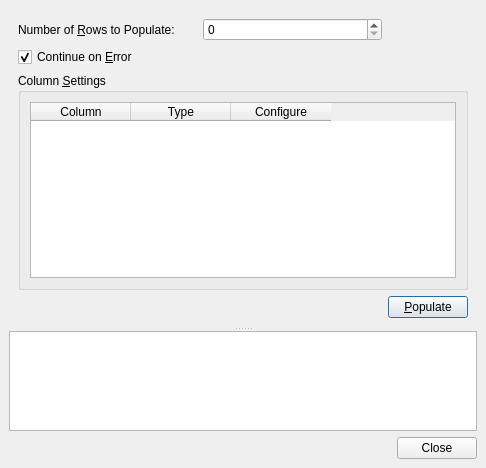
<?xml version="1.0" encoding="UTF-8"?>
<ui version="4.0">
 <class>PopulatorDialog</class>
 <widget class="QDialog" name="PopulatorDialog">
  <property name="geometry">
   <rect>
    <x>0</x>
    <y>0</y>
    <width>486</width>
    <height>468</height>
   </rect>
  </property>
  <property name="windowTitle">
   <string>Populate Table</string>
  </property>
  <layout class="QGridLayout">
   <property name="leftMargin">
    <number>9</number>
   </property>
   <property name="topMargin">
    <number>9</number>
   </property>
   <property name="rightMargin">
    <number>9</number>
   </property>
   <property name="bottomMargin">
    <number>9</number>
   </property>
   <property name="spacing">
    <number>6</number>
   </property>
   <item row="0" column="0">
    <widget class="QSplitter" name="splitter">
     <property name="orientation">
      <enum>Qt::Vertical</enum>
     </property>
     <widget class="QWidget" name="widget" native="true">
      <layout class="QGridLayout">
       <property name="leftMargin">
        <number>9</number>
       </property>
       <property name="topMargin">
        <number>9</number>
       </property>
       <property name="rightMargin">
        <number>9</number>
       </property>
       <property name="bottomMargin">
        <number>9</number>
       </property>
       <property name="spacing">
        <number>6</number>
       </property>
       <item row="0" column="0">
        <layout class="QHBoxLayout">
         <property name="spacing">
          <number>6</number>
         </property>
         <property name="leftMargin">
          <number>0</number>
         </property>
         <property name="topMargin">
          <number>0</number>
         </property>
         <property name="rightMargin">
          <number>0</number>
         </property>
         <property name="bottomMargin">
          <number>0</number>
         </property>
         <item>
          <widget class="QLabel" name="label">
           <property name="text">
            <string>Number of &amp;Rows to Populate:</string>
           </property>
           <property name="buddy">
            <cstring>spinBox</cstring>
           </property>
          </widget>
         </item>
         <item>
          <widget class="QSpinBox" name="spinBox">
           <property name="maximum">
            <number>1000</number>
           </property>
          </widget>
         </item>
        </layout>
       </item>
       <item row="2" column="0" colspan="2">
        <widget class="QGroupBox" name="groupBox">
         <property name="title">
          <string>Column &amp;Settings</string>
         </property>
         <layout class="QGridLayout">
          <property name="leftMargin">
           <number>9</number>
          </property>
          <property name="topMargin">
           <number>9</number>
          </property>
          <property name="rightMargin">
           <number>9</number>
          </property>
          <property name="bottomMargin">
           <number>9</number>
          </property>
          <property name="spacing">
           <number>6</number>
          </property>
          <item row="0" column="0">
           <widget class="QTableWidget" name="columnTable">
            <property name="alternatingRowColors">
             <bool>true</bool>
            </property>
            <property name="selectionMode">
             <enum>QAbstractItemView::SingleSelection</enum>
            </property>
            <property name="selectionBehavior">
             <enum>QAbstractItemView::SelectRows</enum>
            </property>
            <property name="columnCount">
             <number>3</number>
            </property>
            <column>
             <property name="text">
              <string>Column</string>
             </property>
            </column>
            <column>
             <property name="text">
              <string>Type</string>
             </property>
            </column>
            <column>
             <property name="text">
              <string>Configure</string>
             </property>
            </column>
           </widget>
          </item>
         </layout>
        </widget>
       </item>
       <item row="3" column="0">
        <spacer>
         <property name="orientation">
          <enum>Qt::Horizontal</enum>
         </property>
         <property name="sizeHint" stdset="0">
          <size>
           <width>40</width>
           <height>20</height>
          </size>
         </property>
        </spacer>
       </item>
       <item row="3" column="1">
        <widget class="QPushButton" name="populateButton">
         <property name="text">
          <string>&amp;Populate</string>
         </property>
        </widget>
       </item>
       <item row="1" column="0">
        <widget class="QCheckBox" name="constraintBox">
         <property name="text">
          <string>Continue on &amp;Error</string>
         </property>
         <property name="checked">
          <bool>true</bool>
         </property>
        </widget>
       </item>
      </layout>
     </widget>
     <widget class="QTextEdit" name="resultEdit">
      <property name="minimumSize">
       <size>
        <width>0</width>
        <height>100</height>
       </size>
      </property>
      <property name="maximumSize">
       <size>
        <width>16777215</width>
        <height>100</height>
       </size>
      </property>
      <property name="undoRedoEnabled">
       <bool>false</bool>
      </property>
      <property name="readOnly">
       <bool>true</bool>
      </property>
     </widget>
    </widget>
   </item>
   <item row="1" column="0">
    <widget class="QDialogButtonBox" name="buttonBox">
     <property name="orientation">
      <enum>Qt::Horizontal</enum>
     </property>
     <property name="standardButtons">
      <set>QDialogButtonBox::Close</set>
     </property>
    </widget>
   </item>
  </layout>
 </widget>
 <resources/>
 <connections>
  <connection>
   <sender>buttonBox</sender>
   <signal>accepted()</signal>
   <receiver>PopulatorDialog</receiver>
   <slot>accept()</slot>
   <hints>
    <hint type="sourcelabel">
     <x>248</x>
     <y>254</y>
    </hint>
    <hint type="destinationlabel">
     <x>157</x>
     <y>274</y>
    </hint>
   </hints>
  </connection>
  <connection>
   <sender>buttonBox</sender>
   <signal>rejected()</signal>
   <receiver>PopulatorDialog</receiver>
   <slot>reject()</slot>
   <hints>
    <hint type="sourcelabel">
     <x>316</x>
     <y>260</y>
    </hint>
    <hint type="destinationlabel">
     <x>286</x>
     <y>274</y>
    </hint>
   </hints>
  </connection>
 </connections>
</ui>
